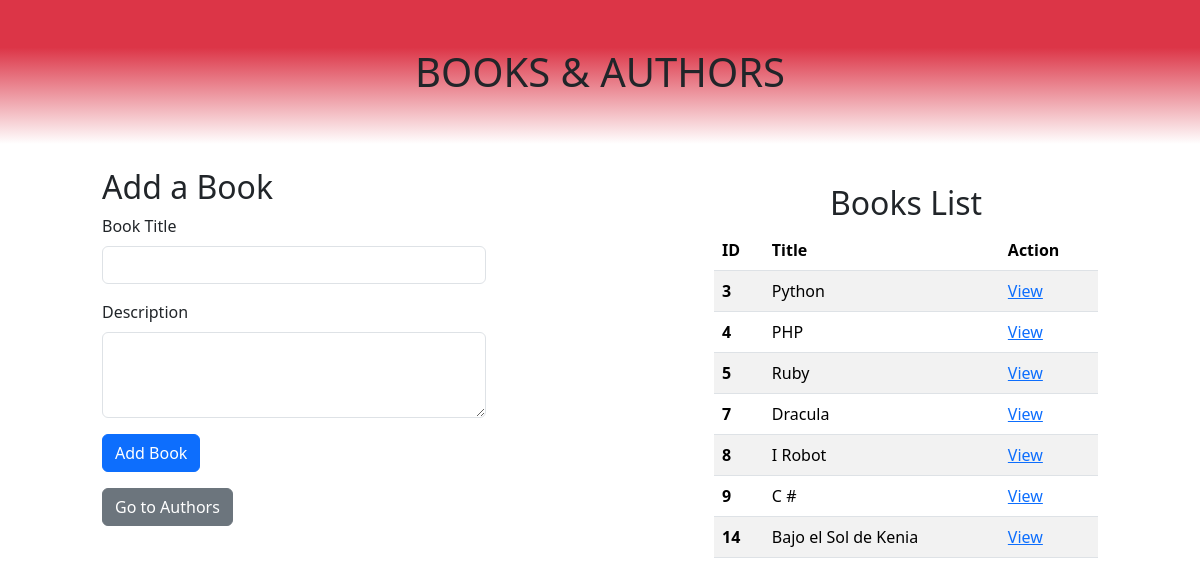
The app's page /, older data.
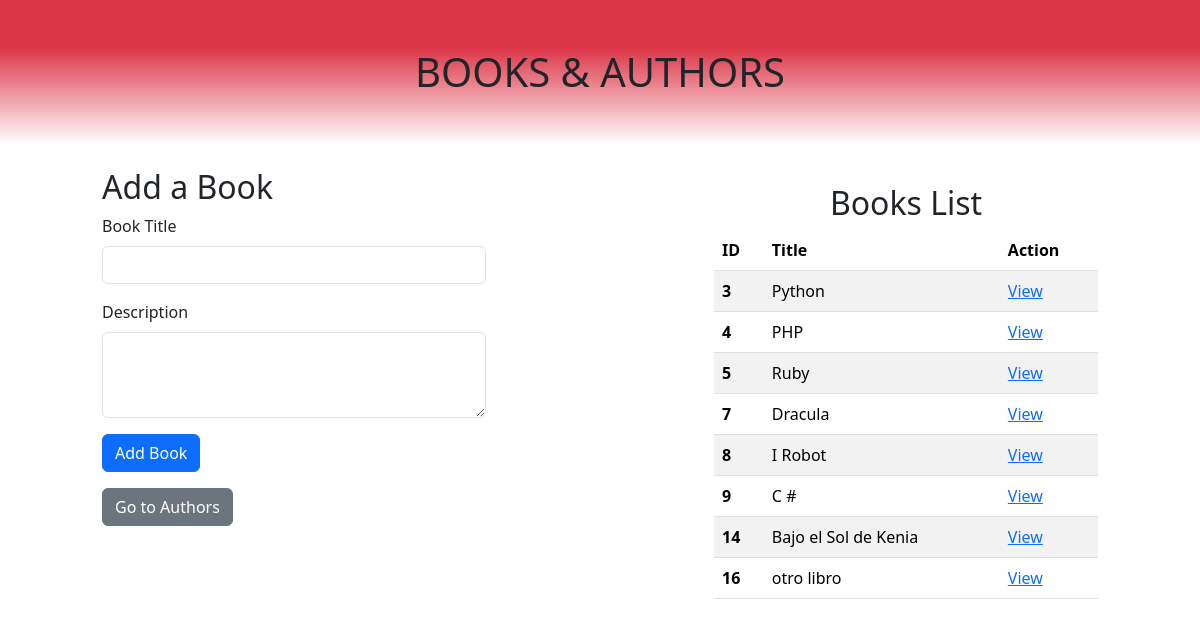
The same page, newer data.
### books_authors_app/models.py (models this page shows, shortened)
class Book(models.Model):
    title=models.CharField(max_length=255)
    desc=models.TextField()
    created_at=models.DateTimeField(auto_now_add=True)
    updated_at=models.DateTimeField(auto_now=True)

### books_authors_app/views.py (the view)
# urls.py: path("", views.index), #todos los libros
def index(request):
    allBooks=Book.objects.all()
    context={
        "allbooks": allBooks
    }
    return render(request, "index.html", context)

### books_authors_app/templates/index.html (shortened to what this page needs)
<!DOCTYPE html>
<html lang="en">
<head>
    {% load django_bootstrap5 %}
    {% bootstrap_css %}
    {% load static %}
    <link rel="stylesheet" href="{% static 'styles.css' %}">
</head>
<body>
    <h1 class="mb-4 text-center red-bg-gd py-5">{% block header %}BOOKS & AUTHORS {% endblock %}</h1>
    <div class="row">
        {% block body %}
        <div class="container col-4">
            <h2 class="">Add a Book</h2>
            <form action="addNewBook" method="POST">
                <div class="mb-3">
                    <label for="title" class="form-label">Book Title</label>
                    <input type="text" class="form-control" id="title" name="title" required >
                </div>
                <div class="mb-3">
                    <label for="decription" class="form-label">Description</label>
                    <textarea class="form-control" id="decription" rows="3" name="desc" required></textarea>
                </div>
                <button type="submit" class="btn btn-primary mb-3">Add Book</button>
            </form>
            <form action="authors" method="GET">
                <button type="submit" class="btn btn-secondary">Go to Authors</button>
            </form>
        </div>
        <div class="container col-4 my-3">
            <h2 class="text-center">Books List</h2>
            <table class="table table-striped">
                <thead>
                    <tr>
                        <th scope="col">ID</>
                        <th scope="col">Title</th>
                        <th scope="col">Action</th>
                    </tr>
                </thead>
                <tbody>
                    {% for book in allbooks %}
                        <tr>
                            <th scope="row">{{book.id}}</th>
                            <td>{{book.title}}</td>
                            <td><a href="books/{{book.id}}">View</a></td>
                        </tr>
                    {% endfor %}
                </tbody>
            </table>
        </div>
        {% endblock %}
    </div>
</body>
</html>

Row changes from the older to the newer data that the page shows:
added Book: id "16", title "otro libro"
